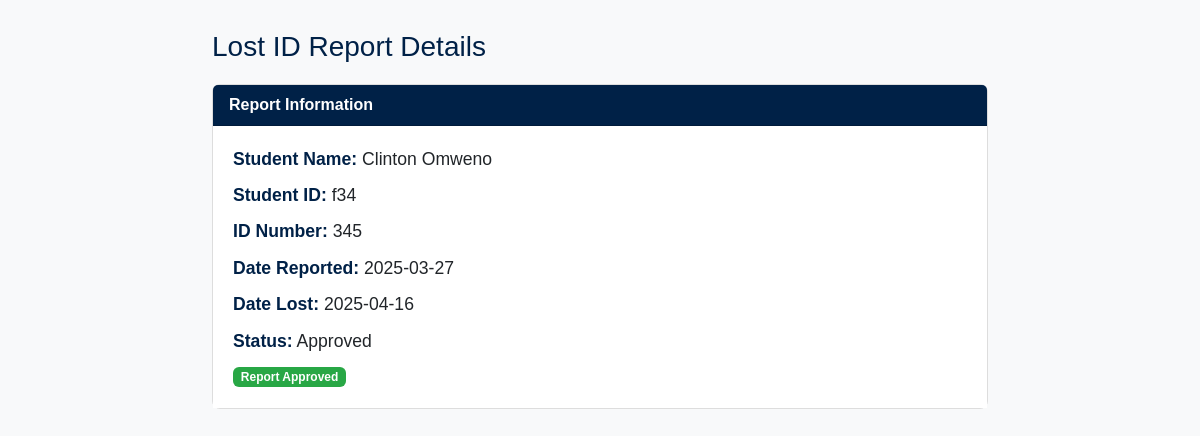
The page /view_report_details.php?id=22 (signed in) on the database its author committed.
### tables this page shows
CREATE TABLE `lost_ids` (
  `id` int(11) NOT NULL,
  `student_name` varchar(255) NOT NULL,
  `student_id` varchar(50) NOT NULL,
  `id_number` varchar(50) NOT NULL,
  `date_reported` date DEFAULT curdate(),
  `user_id` int(11) NOT NULL,
  `date_lost` date DEFAULT NULL,
  `police_report` varchar(255) DEFAULT NULL,
  `status` varchar(20) DEFAULT 'Pending',
  `reported_at` timestamp NOT NULL DEFAULT current_timestamp()
);

### view_report_details.php (the view, shortened to what this page needs)
<?php
include 'connect.php';
if (isset($_GET['id'])) {
    $report_id = $_GET['id'];
    $query = "SELECT * FROM lost_ids WHERE id = ?";
    $stmt = $conn->prepare($query);
    $stmt->bind_param('i', $report_id);
    $stmt->execute();
    $result = $stmt->get_result();
    $report = $result->fetch_assoc();
} else {
    die("No report ID provided.");
}
?>
<!DOCTYPE html>
<html lang="en">
<head>
    <link rel="stylesheet" href="https://cdn.jsdelivr.net/npm/bootstrap@5.3.0/dist/css/bootstrap.min.css">
</head>
<body>
    <div class="container">
        <h3>Lost ID Report Details</h3>
        <div class="card">
            <div class="card-header">
                Report Information
            </div>
            <div class="card-body details">
                <p><strong>Student Name:</strong> <?php echo $report['student_name']; ?></p>
                <p><strong>Student ID:</strong> <?php echo $report['student_id']; ?></p>
                <p><strong>ID Number:</strong> <?php echo $report['id_number']; ?></p>
                <p><strong>Date Reported:</strong> <?php echo $report['date_reported']; ?></p>
                <p><strong>Date Lost:</strong> <?php echo $report['date_lost']; ?></p>
                <p><strong>Status:</strong> <?php echo $report['status']; ?></p>
                <?php if ($report['status'] != 'Approved' && $report['status'] != 'Rejected'): ?>
                    <form method="POST">
                        <button type="submit" name="approve" class="btn btn-success">Approve Report</button>
                        <button type="submit" name="reject" class="btn btn-danger">Reject Report</button>
                    </form>
                <?php else: ?>
                    <?php if ($report['status'] == 'Approved'): ?>
                        <span class="badge badge-success">Report Approved</span>
                    <?php elseif ($report['status'] == 'Rejected'): ?>
                        <span class="badge badge-danger">Report Rejected</span>
                    <?php endif; ?>
                <?php endif; ?>
            </div>
        </div>
    </div>
</body>
</html>

### view_report_details.php (style rules this page uses)
body { background-color: #f8f9fa; font-family: Arial, sans-serif; }
.container { max-width: 800px; margin-top: 30px; }
h3 { color: #002147; }
.card { margin-top: 20px; border: 1px solid #ddd; border-radius: 8px; }
.card-header { background-color: #002147; color: white; font-weight: bold; }
.card-body { background-color: white; padding: 20px; }
.badge-success { background-color: #28a745; }
.details p { font-size: 1.1rem; margin-bottom: 10px; }
.details strong { color: #002147; }

### rows shown on the page
lost_ids: student_name "Clinton Omweno", student "f34", id_number "345", date_reported "2025-03-27", date_lost "2025-04-16", status "Approved"
